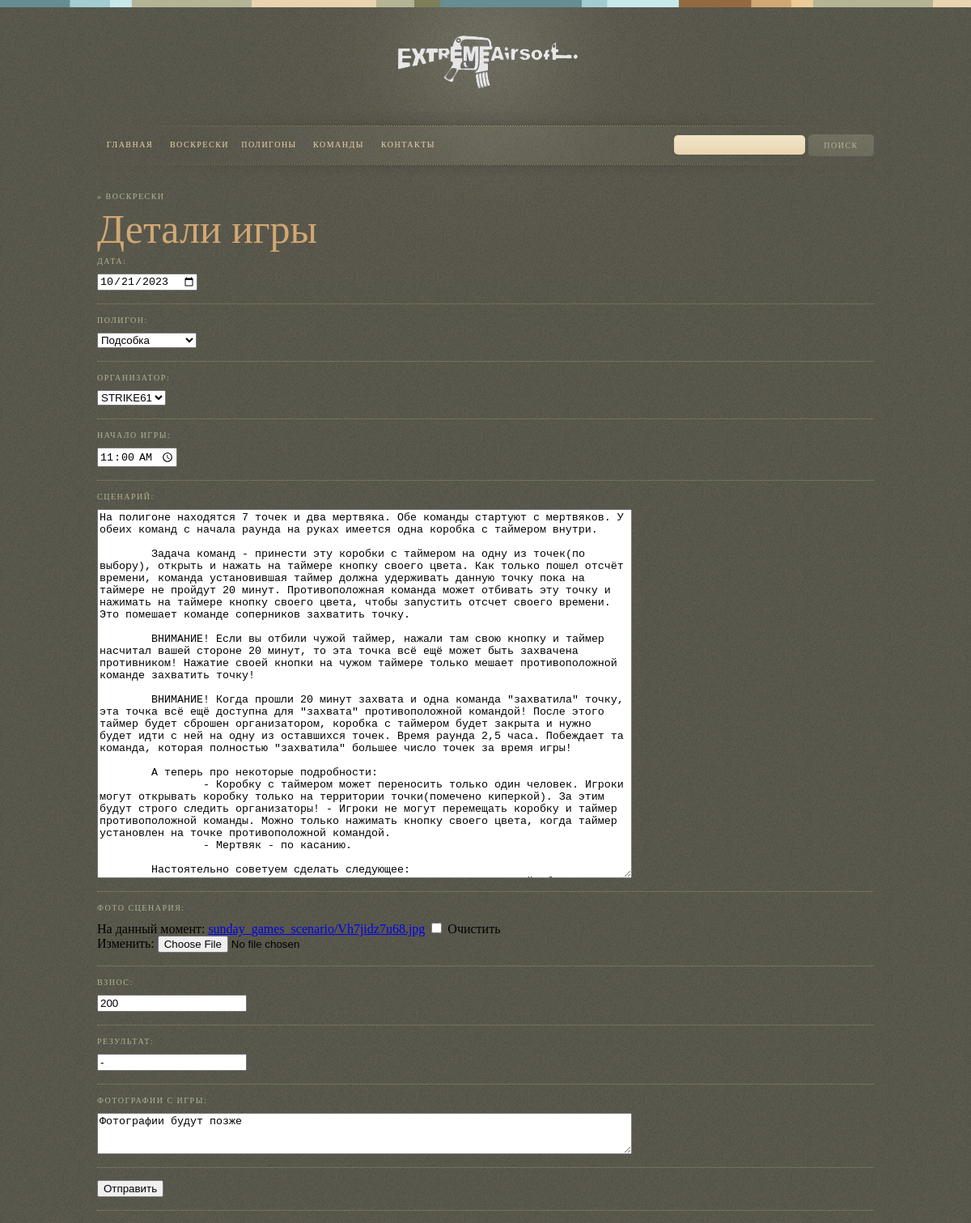
The app's page /sunday_games/edit/2023-10-21-podsobka, older data.
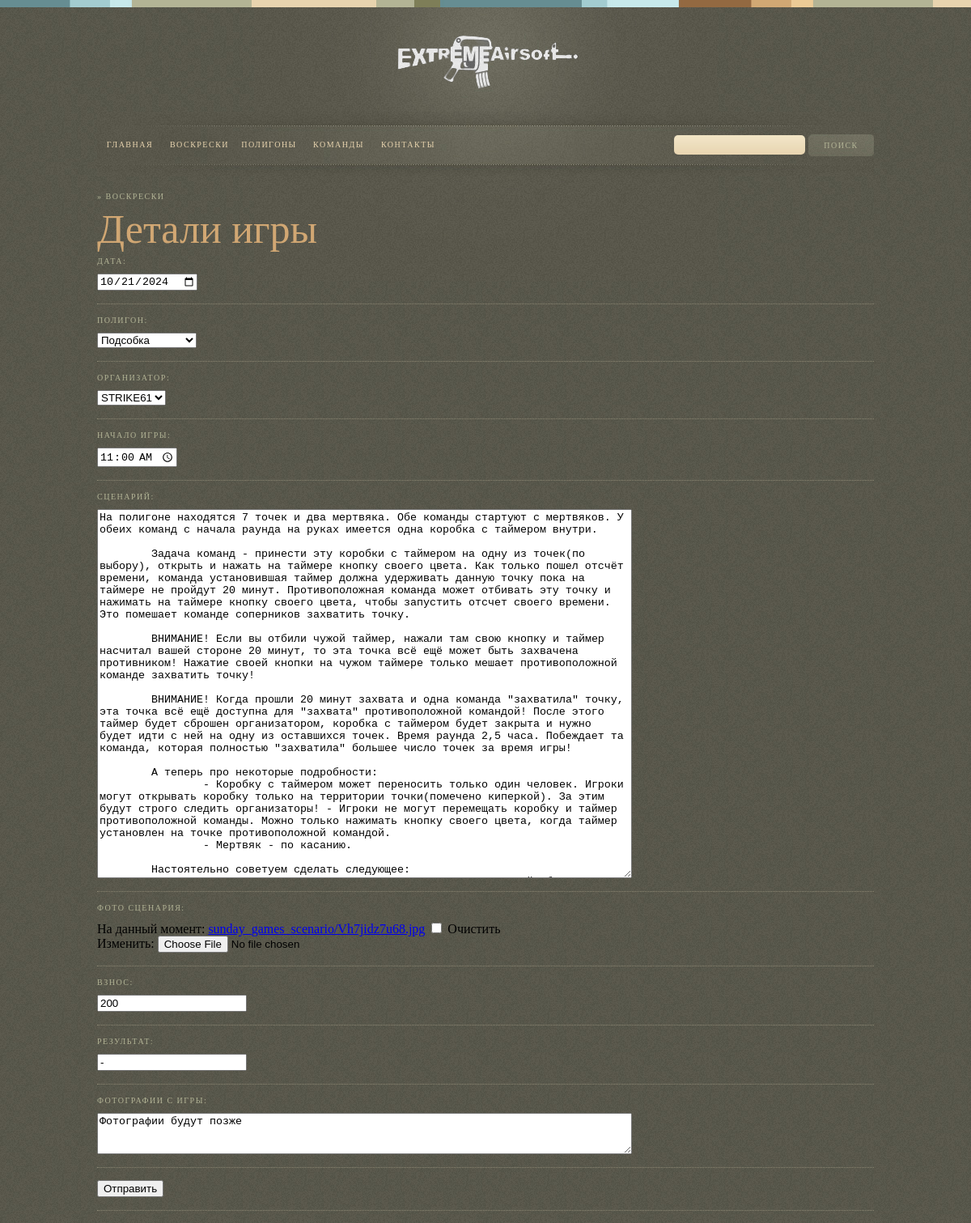
The same page, newer data.
### sunday_games/models.py (models this page shows, shortened)
class Game(models.Model):
    organizer_choose = [('STRIKE61', 'STRIKE61'),
                        ]
    date = models.DateField(verbose_name='date')
    polygon = models.ForeignKey(Polygons, on_delete=models.CASCADE, null=True, related_name='games_polygon')
    organizer = models.CharField(max_length=50, choices=organizer_choose, default='STRIKE61')
    start = models.TimeField(default='10:00')
    scenario = models.TextField(default='Сценарий будет позже', max_length=10000)
    foto_scenario = models.ImageField(upload_to='sunday_games_scenario', blank=True)
    contribution = models.IntegerField(default=200)
    is_future = models.BooleanField(default=True)
    slug = models.SlugField(default='', null=False)
    result = models.CharField(default='', max_length=5000, blank=True)
    result_foto = models.CharField(default='Фотографии будут позже', max_length=500, blank=True)

### sunday_games/views.py (the view, shortened to what this page needs)
# urls.py: path('edit/<str:slug_game>', GameEditView.as_view(), name='edit_game'),
class GameEditView(View):
    def get(self, request, slug_game):
        game = Game.objects.get(slug=slug_game)
        if game.is_future:
            form = SundayForms(instance=game)
        else:
            form = SundayArchiveForms(instance=game)
        return render(request, 'sunday_games/create_game.html', context={'form': form})

### sunday_games/forms.py (shortened to what this page needs)
class SundayForms(forms.ModelForm):
    class Meta:
        model = Game
        exclude = ('is_future', 'slug')
        labels = {
            'date': 'Дата',
            'polygon': 'Полигон',
            'organizer': 'Организатор',
            'start': 'Начало игры',
            'scenario': 'Сценарий',
            'foto_scenario': 'Фото сценария',
            'contribution': 'Взнос',
            'result': 'Результат',
            'result_foto': 'Фотографии с игры',
        }
        widgets = {
            'date': forms.DateInput(format=('%Y-%m-%d'), attrs={'type': 'date'}),
            'start': forms.TimeInput(attrs={'type': 'time'}),
            'scenario': forms.Textarea(attrs={"cols": "80", "rows": "30"}),
            'result_foto': forms.Textarea(attrs={"cols": "80", "rows": "3"}),
        }

### polygons/models.py (called while the page is built)
    def __str__(self):
        return f'{self.name}'

### sunday_games/templates/sunday_games/create_game.html (shortened to what this page needs)
{% extends 'base.html' %}
{% load static %}
{% block content %}
<link href= "{% static 'css/style.css' %}" media="all" rel="stylesheet" type="text/css" />
<div id="primary">
    <h3>&#187; Воскрески</h3>
        <h1 class="page-title">Детали игры</h1>
        <form method="post" enctype="multipart/form-data">
            {% for field in form %}
                <div class="{% if form.non_field_errors and field.html_name == 'date' %} errors {% endif %}">
                    <h3>{{ field.label_tag }}</h3>
                    {{ field }}
                <hr/>
                </div>
            {% endfor %}
            <button type="submit">Отправить</button>
            <hr/>
        </form>
</div>
{% endblock %}

Row changes from the older to the newer data that the page shows:
changed Game "Подсобка": date "10/21/2023" → "10/21/2024"
